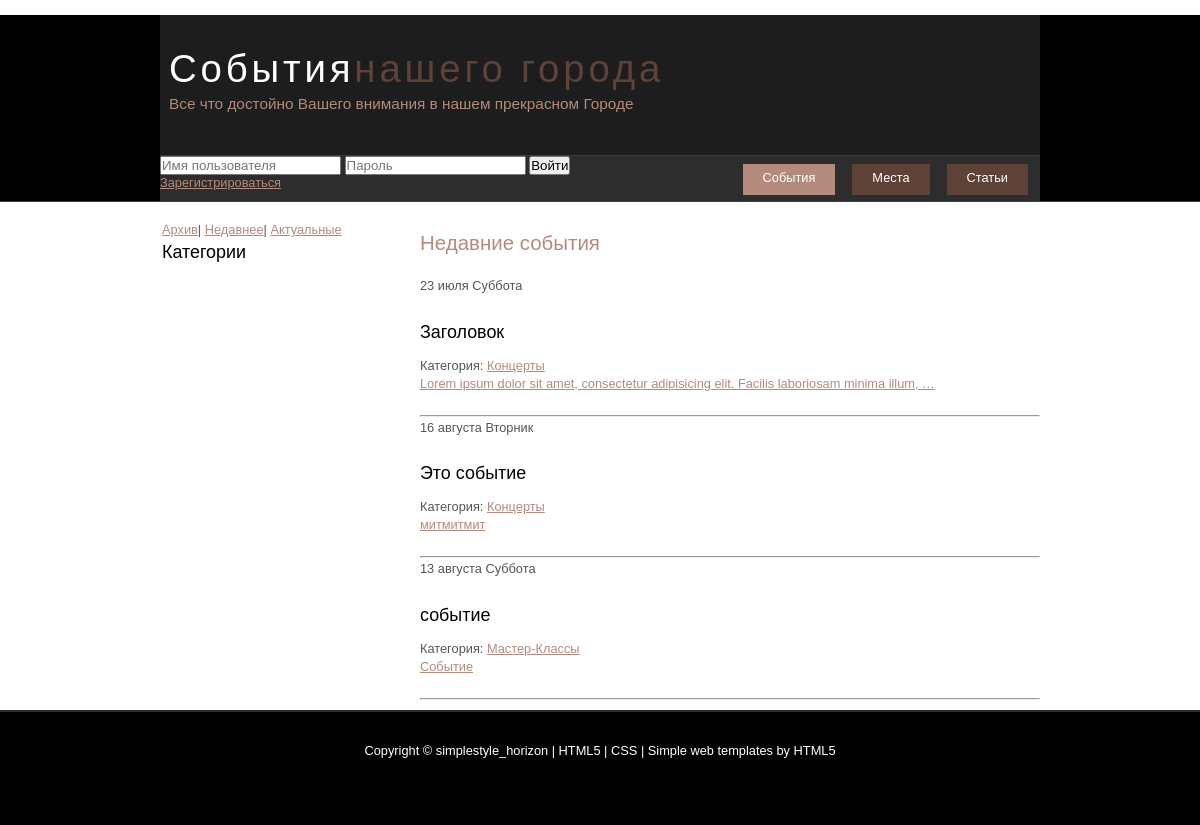
The app's page /recent/, older data.
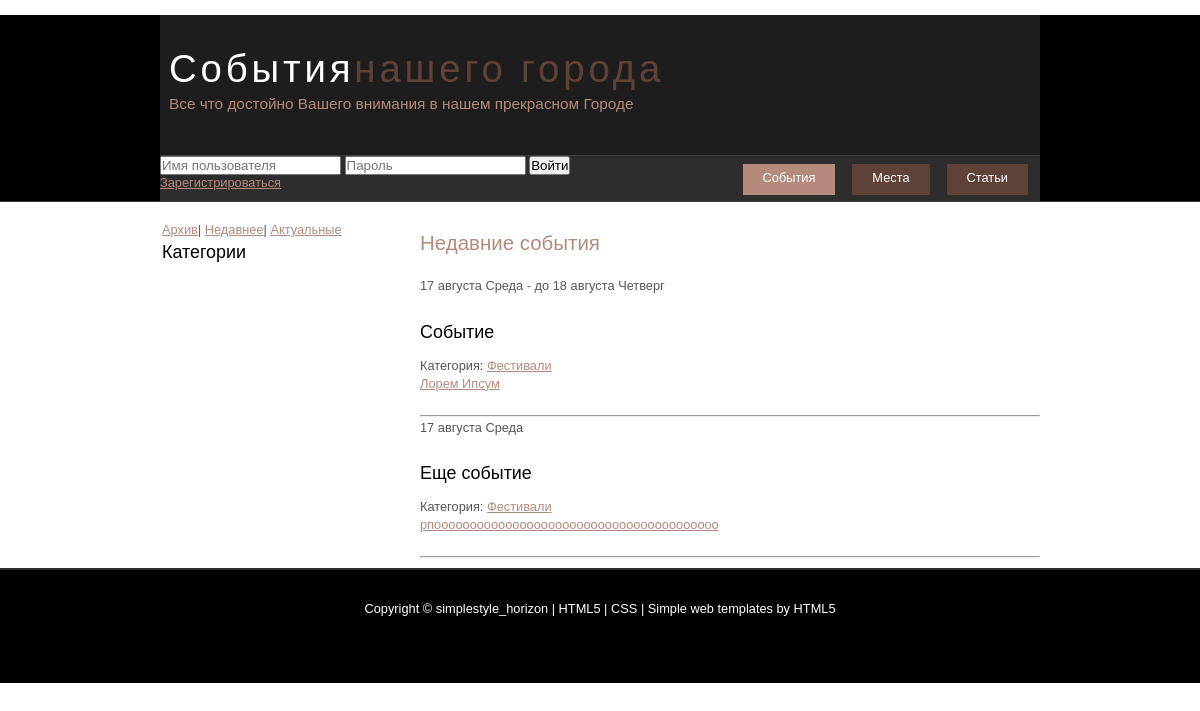
The same page, newer data.
### mainApp/models.py (models this page shows, shortened)
class CommonArticle(models.Model):
    title = models.CharField(verbose_name='Заголовок', max_length=255)
    content = models.TextField(verbose_name='Текст')
    added = models.DateTimeField(verbose_name='Дата публикации', auto_now_add=True)
    active = models.BooleanField(verbose_name='Видимость', default=True)
    likes = models.SmallIntegerField(verbose_name='Кол-во лайков', default=0)
    views = models.SmallIntegerField(verbose_name='Кол-во просмотров', default=0)
    images = models.ManyToManyField('Images', verbose_name='Картинки', default=None, blank=True)
    allow_comments = models.BooleanField(verbose_name='Возможность комментариев', default=True)
    author = models.ForeignKey(SiteUser)
    class Meta:
        abstract = True

class Event(CommonArticle):
    date_of_start = models.DateField(verbose_name='Дата начала')
    date_of_finish = models.DateField(verbose_name='Дата завершения', null=True, default=None, blank=True)
    time_of_start = models.TimeField(verbose_name='Время начала')
    time_of_finish = models.TimeField(verbose_name='Время завершения', null=True, default=None, blank=True)
    place = models.ForeignKey('Place', null=True, default=None, blank=True)
    category = models.ManyToManyField('CategoriesEvents', default=None, blank=True)
    need_registration = models.BooleanField(verbose_name='Возможность зарегистрироваться на событие', default=True)

class CategoriesEvents(models.Model):
    title = models.CharField(verbose_name='Название категории', max_length=50, unique=True)

### mainApp/views.py (the view)
# urls.py: url(r'^recent/$', events_recent),
def events_recent(request):
    MONTH_AGO=TODAY+datetime.timedelta(days=-30)
    recent=Event.objects.filter(
        date_of_start__range=(MONTH_AGO, TODAY+datetime.timedelta(days=-1)), active=True)
    recent.exclude(date_of_finish__gte=TODAY)
    output={'content':[{'name':'Недавние события', 'data':recent}]}
    return render(request,'index.html', output)

### templates/index.html (shortened to what this page needs)
﻿{%extends 'base.html' %}
{%block menu1 %}
    selected
{%endblock %}
{%block right %}
    <div id="sidebar_container">
        <div class="sidebar">
            <a href="/archiv/">Архив</a>|
            <a href="/recent/">Недавнее</a>|
            <a href="/">Актуальные</a>
            <h3>Категории</h3>
        </div>
    </div>
{%endblock %}
{%block content %}
{%for instance in content %}
    <h2>{{instance.name}}</h2>
        {%for event in instance.data %}
             <div class="instance">
                  <p>{{event.date_of_start|date:"d E l "}}
            {% if event.date_of_finish %}
             - до {{event.date_of_finish|date:"d E l "}}
            {% endif %}
        </p>
                <h3>{{event.title}}</h3>
                Категория:
                {%for category in  event.category.all %}
                    <a href="/events/bycat/{{category.id}}">{{category.title}}</a>
                {%endfor %}
                 <p>
                    <a href="/event/{{event.id}}">
                        {{event.content|truncatewords_html:12}}
                    </a>
                </p>
                <hr>
             </div>
        {% empty %}
            Нет событий
        {% endfor %}
{%endfor %}
{%endblock %}

Row changes from the older to the newer data that the page shows:
removed Event: date_of_start "23 июля Суббота", title "Заголовок", content "Lorem ipsum dolor sit amet, consectetur adipisicing elit. Facilis laboriosam minima illum, …"
removed CategoriesEvents: title "Концерты"
removed Event: date_of_start "16 августа Вторник", title "Это событие", content "митмитмит"
removed Event: date_of_start "13 августа Суббота", title "событие", content "Событие"
removed CategoriesEvents: title "Мастер-Классы", shown under "13 августа Суббота"
added Event: date_of_start "17 августа Среда", date_of_finish "18 августа Четверг", title "Событие", content "Лорем Ипсум"
now on this page (row unchanged): CategoriesEvents: title "Фестивали"
added Event: date_of_start "17 августа Среда", title "Еще событие", content "рпоооооооооооооооооооооооооооооооооооооооо"
